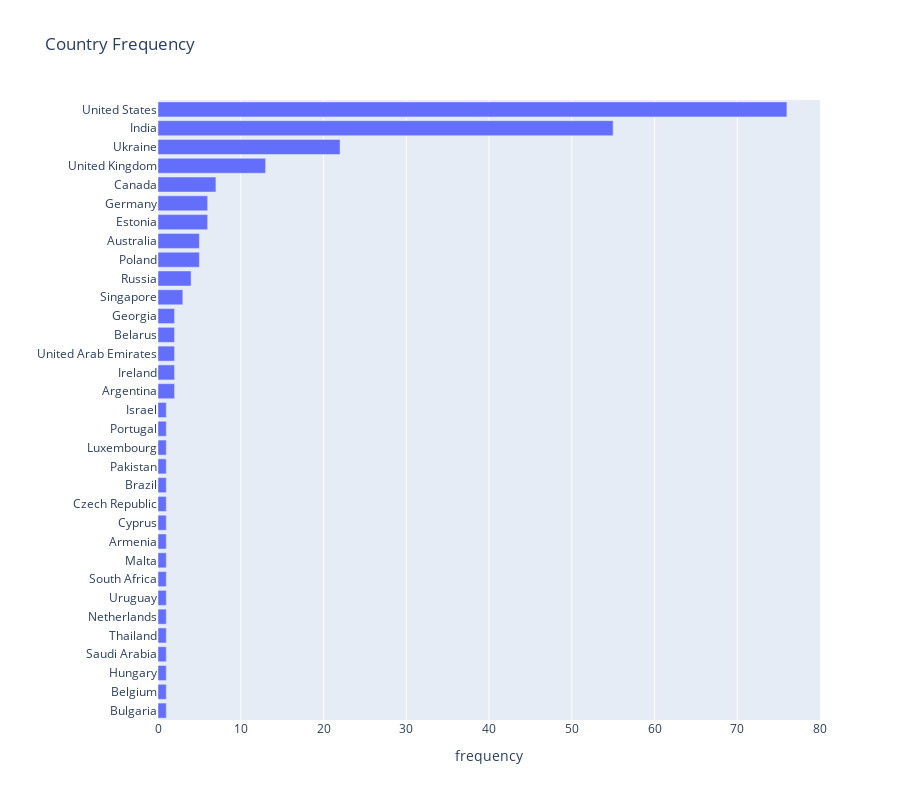

Notebook cell for this chart:
### Code cell
px.bar(y=locations.index, x=locations.values, width=900, height=800, 
       title= 'Country Frequency', labels={'y':'', 'x':'frequency'})

### Figure 1 — Plotly figure (JSON) as saved in the notebook; plotly's stock layout.template omitted (floating-point values rounded to 4 significant figures)
{"data": [{"alignmentgroup": "True", "hovertemplate": "frequency=%{x}<br>=%{y}<extra></extra>", "legendgroup": "", "marker": {"color": "#636efa", "pattern": {"shape": ""}}, "name": "", "offsetgroup": "", "orientation": "h", "showlegend": false, "textposition": "auto", "type": "bar", "x": [1, 1, 1, 1, 1, 1, 1, 1, 1, 1, 1, 1, 1, 1, 1, 1, 1, 2, 2, 2, 2, 2, 3, 4, 5, 5, 6, 6, 7, 13, 22, 55, 76], "xaxis": "x", "y": ["Bulgaria", "Belgium", "Hungary", "Saudi Arabia", "Thailand", "Netherlands", "Uruguay", "South Africa", "Malta", "Armenia", "Cyprus", "Czech Republic", "Brazil", "Pakistan", "Luxembourg", "Portugal", "Israel", "Argentina", "Ireland", "United Arab Emirates", "Belarus", "Georgia", "Singapore", "Russia", "Poland", "Australia", "Estonia", "Germany", "Canada", "United Kingdom", "Ukraine", "India", "United States"], "yaxis": "y"}], "layout": {"barmode": "relative", "height": 800, "legend": {"tracegroupgap": 0}, "title": {"text": "Country Frequency"}, "width": 900, "xaxis": {"anchor": "y", "domain": [0, 1], "title": {"text": "frequency"}}, "yaxis": {"anchor": "x", "domain": [0, 1], "title": {"text": ""}}}}
